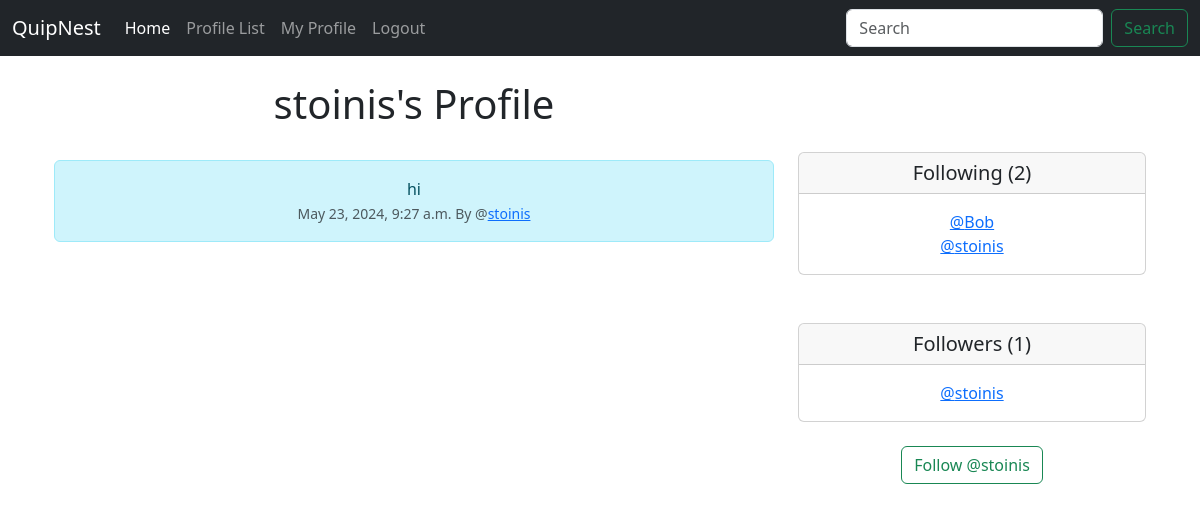
The page /profile/9 (signed in) on the database its author committed.
### Home/models.py (models this page shows, shortened)
class Profile(models.Model):
    user = models.OneToOneField(User,on_delete = models.CASCADE)
    follows = models.ManyToManyField("self",related_name="followed_by",symmetrical=False,blank=True)
    date_modified = models.DateTimeField(User,auto_now=True)
    profile_image = models.ImageField(null=True, blank=True, upload_to="images/")
    def __str__(self):
        return self.user.username

class Quips(models.Model):
    user = models.ForeignKey(User,related_name="quips",on_delete=models.DO_NOTHING)
    body = models.CharField(max_length=200)
    created_at = models.DateTimeField(auto_now_add=True)

### Home/views.py (the view, shortened to what this page needs)
# urls.py: path('profile/<int:pk>',views.profile,name="profile"),
def profile(request,pk):
    if request.user.is_authenticated:
        profile = Profile.objects.get(user_id = pk)
        quips = Quips.objects.filter(user_id = pk)
        return render(request,"profile.html",{"profile":profile,"quips":quips})
    else:
        messages.success(request,"you must be logged in to view this page...")
        return redirect('index')

### templates/profile.html (shortened to what this page needs)
{% extends "base.html" %}
{% block content %}
{% if profile %}
    <div class="container text-center">
        <div class="row">
            <div class="col-8">
                <h1>{{profile.user.username}}'s Profile</h1>
                <br/>
                {% for quip in quips %}
                  <div class="alert alert-info" role="alert">
                    {{quip.body}}<br/>
                    <small class="text-muted">
                        {{quip.created_at}} By @<a href="{% url "profile" quip.user.id %}">{{quip.user.username}}</a> </small>
                  </div><br/>
          {% endfor %}
            </div>
            <div class="col-4">
              <br/><br/><br/>
                <div class="card">
                    <h5 class="card-header">Following ({{ profile.follows.all.count }})</h5>
                    <div class="card-body">
                      <p class="card-text">
                        {% for following in profile.follows.all  %}
       <a href="{% url 'profile' following.user.id %}"> @{{following}}</a><br/>
    {% endfor %}
                      </p>
                    </div>
                  </div><br/><br/>
                  <div class="card">
                    <h5 class="card-header">Followers ({{ profile.followed_by.all.count }})</h5>
                    <div class="card-body">
                      <p class="card-text">{% for following in profile.followed_by.all  %}
                        <a href="{% url 'profile' following.user.id %}"> @{{following}}</a><br/>
                        {% endfor %}</p>
                    </div>
                  </div><br/>
                  <form action="" method="POST">
                    {% if profile in user.profile.follows.all %}
                      <button class="btn btn-outline-danger" name="follow" value="unfollow" type="submit">Unfollow @{{profile.user.username|lower}}</button>
                    {% else %}
                    <button class="btn btn-outline-success" name="follow" value="follow" type="submit">Follow @{{profile.user.username|lower}}</button>
                    {% endif %}
                  </form><br/>
            </div>
        </div>
    </div>
{% endif %}
{% endblock content %}

### rows shown on the page
Profile: user.username "stoinis", follows.all.count "2", followed_by.all.count "1"
Quips: body "hi", created_at "May 23, 2024, 9:27 a.m.", user.username "stoinis"
Profile: user.username "Bob"
